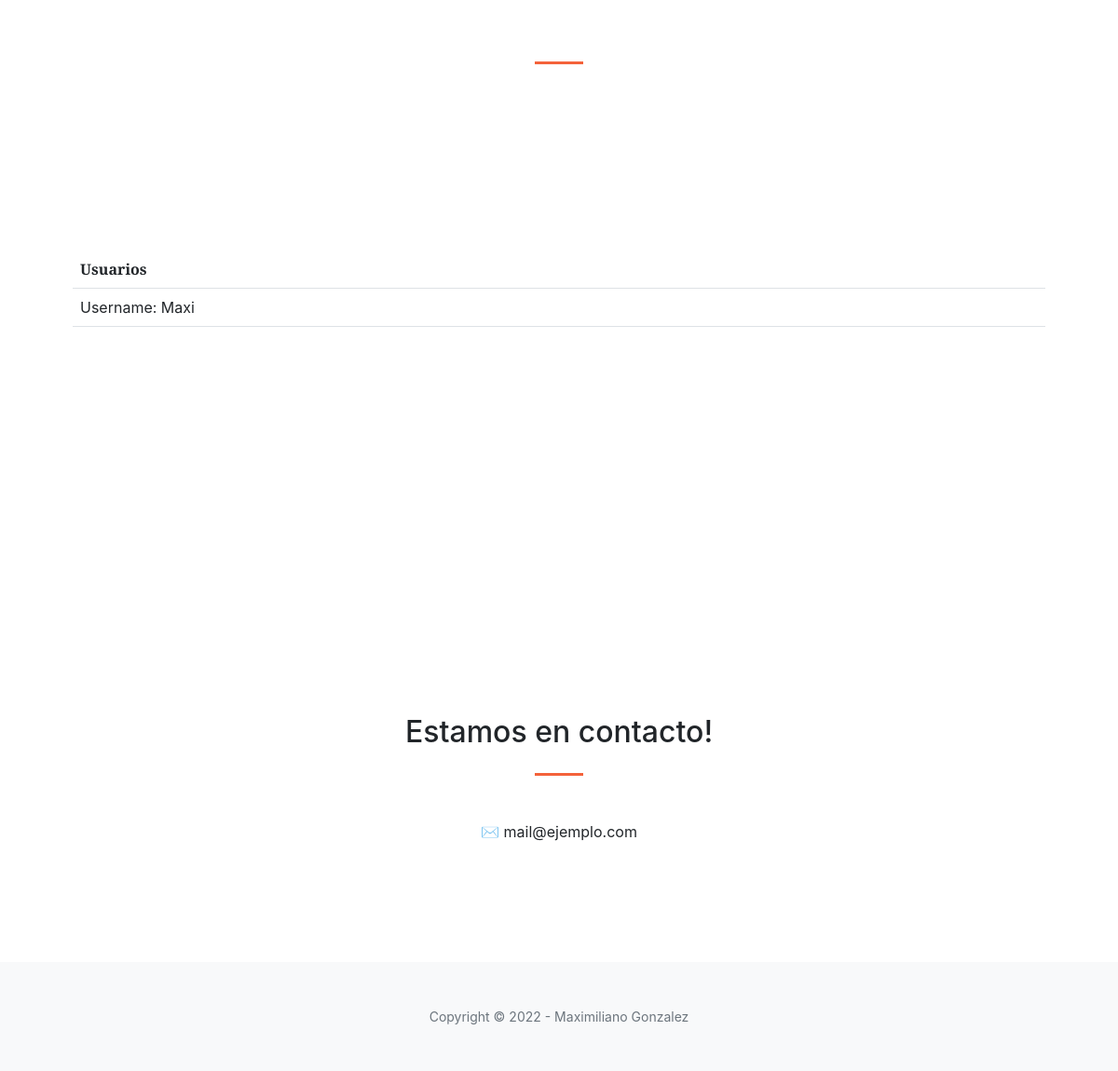
The app's page /usuarios/ (lower part), older data.
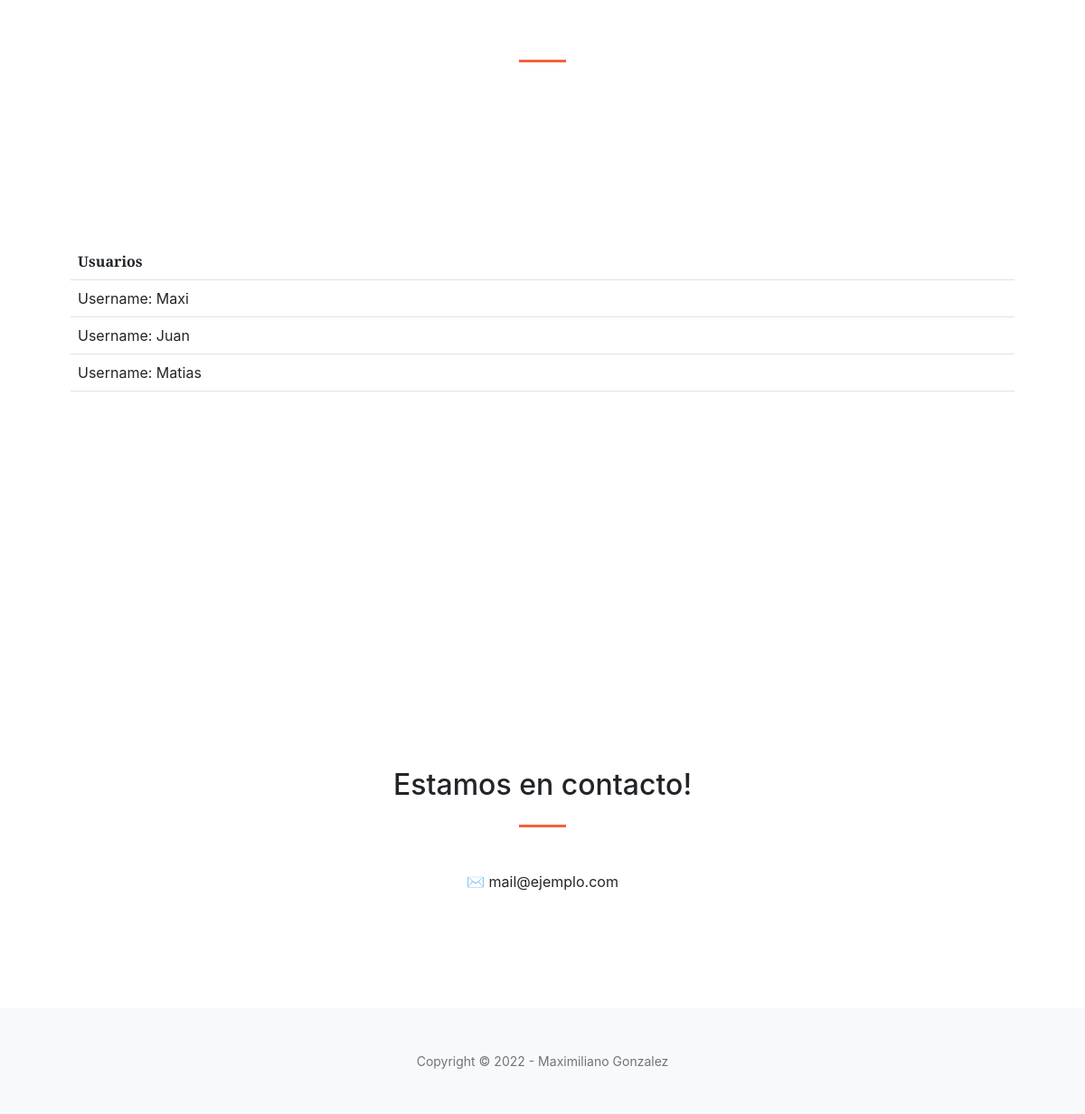
The same page, newer data.
### blog_app/models.py (models this page shows, shortened)
class Usuario(models.Model):
    usuario = models.CharField(max_length=64)
    contrasenia = models.CharField(max_length=64)
    mail = models.EmailField()
    nombre = models.CharField(max_length=64)
    apellido = models.CharField(max_length=64)
    fecha_nacimiento = models.DateField()

### blog_app/views.py (the view)
# urls.py: path("usuarios/", usuarios, name="usuarios"),
def usuarios(request):
    contexto = {'usuarios' : Usuario.objects.all()}
    return render(
        request=request,
        template_name='blog_app/usuarios.html',
        context=contexto,
    )

### blog_app/templates/blog_app/usuarios.html (shortened to what this page needs)
{% extends "blog_app/base.html" %}
{% block posteos %}
<section class="page-section" id="usuarios">
    <table class="table">
        <body>
            <tr>
                <th>Usuarios</th>
            </tr>
                {% for usuario in usuarios %}
                <tr>
                    <td>Username: {{usuario.usuario}}<br>
                    </td>
                </tr>
                {% endfor %}
        </body>
    </table>
</section>
{% endblock posteos %}

Row changes from the older to the newer data that the page shows:
added Usuario: usuario "Juan"
added Usuario: usuario "Matias"
